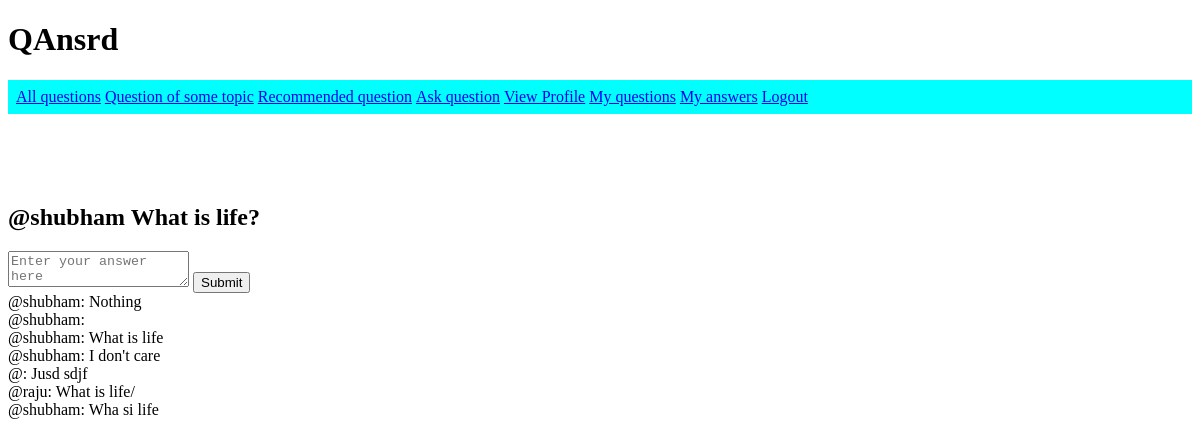
The page /qs/1 (signed in) on the database as committed earlier.
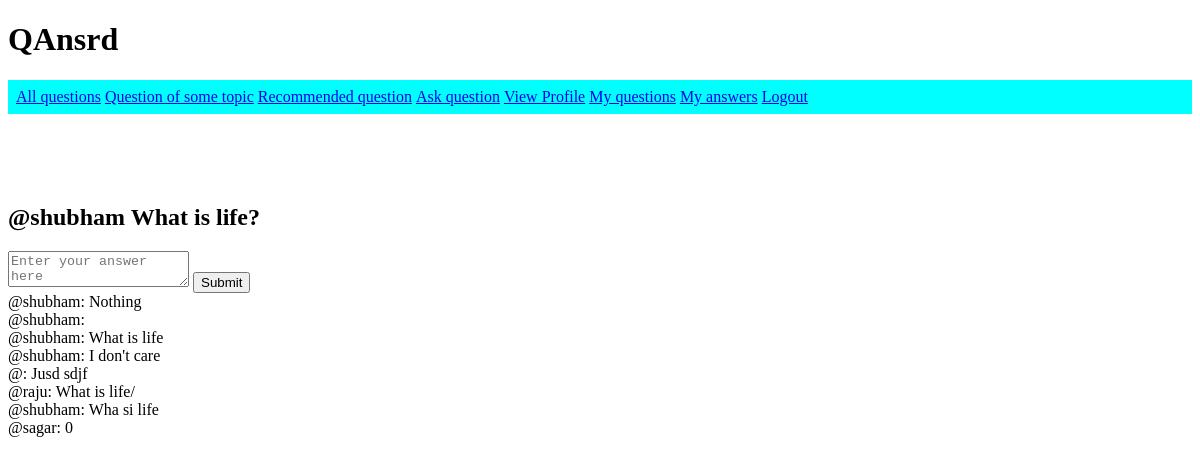
The same page on the database as committed later.
### models.py (models this page shows, shortened)
class User(db.Model):
    id = db.Column(db.Integer, primary_key=True)
    uname = db.Column(db.String(30))
    upass = db.Column(db.String(30))
    email = db.Column(db.String(30))
    name = db.Column(db.String(30))
    roll_no = db.Column(db.String(20))
    branch = db.Column(db.String(30))
    usertags = db.relationship('UserTag', backref='user', lazy="dynamic")
    questions = db.relationship('Question', backref='user', lazy="dynamic")
    answers =  db.relationship('Answer', backref='user', lazy="dynamic")

class Question(db.Model):
    id = db.Column(db.Integer, primary_key=True)
    question_text = db.Column(db.String(1000))
    user_id = db.Column(db.Integer, db.ForeignKey('user.id'))
    question_tags = db.relationship('QuestionTag', backref='question', lazy = 'dynamic')#relatioship with question
    answers = db.relationship('Answer', backref='question', lazy = 'dynamic')

class Answer(db.Model):
    id = db.Column(db.Integer, primary_key=True)
    answer_text = db.Column(db.String(1000))
    user_id = db.Column(db.Integer, db.ForeignKey('user.id'))
    question_id = db.Column(db.Integer, db.ForeignKey('question.id'))

### app.py (the view)
@app.route('/qs/<id>', methods=['POST', 'GET'])
def questions_page(id):
    question = Question.query.filter_by(id=id).first_or_404()
    uname = session['user']
    user = User.query.filter_by(uname=uname).first()
    if request.method == 'POST':
        answer_text = request.form['answer']
        answer = Answer(answer_text, user, question)
        db.session.add(answer)
        db.session.commit()
        print(question.answers.all())
    return render_template('question.html', question=question)

### templates/question.html
{% extends "base.html" %}
{% block body %}
<h2>
  @{{question.user.uname}} {{ question.question_text }}
</h2>
<form action="#" method="POST">
  <textarea name="answer" placeholder="Enter your answer here"></textarea>
  <button>Submit</button>
</form>
{% for answer in question.answers.all() %}
  @{{answer.user.uname}}: {{ answer.answer_text }}
  <br>
{% endfor %}
{% endblock %}

### templates/base.html (shortened to what this page needs)
<!DOCTYPE html>
<html lang="en">
<head>
</head>
<body>
    <h1> QAnsrd </h1>
    <ul id="nav_links">
        <li>
            <a href="/qs/all">All questions</a>
        </li>
        <li>
            <a href="/qs/topic/all">Question of some topic</a>
        </li>
        <li>
            <a href="/qs/recc">Recommended question</a>
        </li>
        <li>
            <a href="/new_question">Ask question</a>
        </li>
        <li>
            <a href="/profile">View Profile</a>
        </li>
        <li>
            <a href="/questions">My questions</a>
        </li>
        <li>
            <a href="/answers">My answers</a>
        </li>
        <li>
            <a href="/logout">Logout</a>
        </li>
    </ul>
    <br>
    <br>
    <br>
    {% block body %}
    {% endblock %}
</body>
</body>
</html>

### templates/base.html (style rules this page uses)
#nav_links { padding: 8px; padding-right: 10px; background-color: cyan; }
#nav_links > li { display: inline; list-style-type: none; margin: 0; padding: 0; }

Rows that differ between the two databases and show on the page:
added Answer: user.uname "sagar", answer_text "0"
